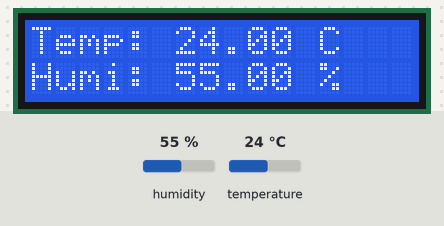
The sketch below on a simulated Arduino Uno, built with avr-gcc and run on an emulated ATmega328P. Shown: 16×2 character LCD. Inputs (shaded band) come from the test bench; at power-on: humidity 55 %, temperature 24 °C.

Above: at 1.7 s.
1.8 s: humidity set to 22 %
At 2.5 s:
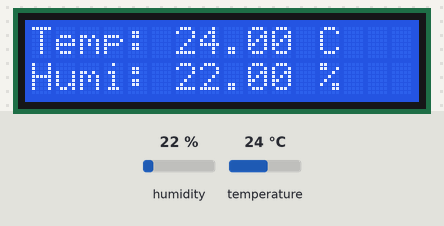
3.6 s: temperature set to 12 °C
At 4.9 s:
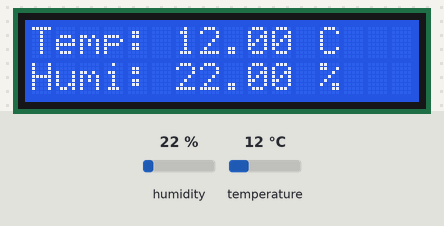
6.6 s: humidity set to 40 %
At 7.2 s:
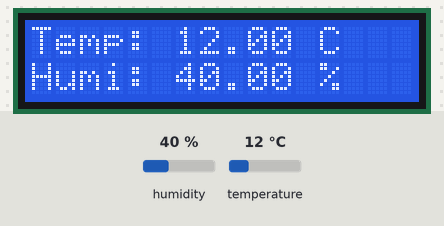
8.2 s: temperature set to 19 °C
At 9.5 s:
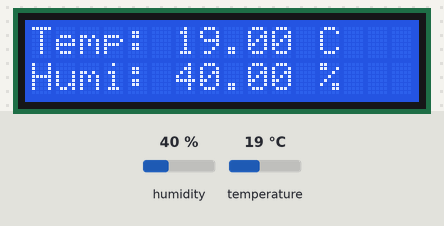
Timing chart, 0 to 11.2 s (numbered marks = the images above; inputs shaded):
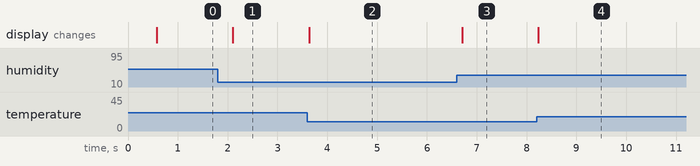

Measured:
- after the input at 1.8 s, the display: changes after 0.31 s (image 1)
- after the input at 3.6 s, the display: changes at once (image 2)
- after the input at 6.6 s, the display: changes after 0.10 s (image 3)
- after the input at 8.2 s, the display: changes at once (image 4)

The sketch:

009-display-LCD.ino
```cpp
#include <LiquidCrystal.h>
#include<DHT.h>
#include<DHT_U.h>

#define DHTTYPE DHT11
#define DHTPIN 2

LiquidCrystal lcd(8, 9, 4, 5, 6, 7);
DHT_Unified dht(DHTPIN, DHTTYPE);
uint32_t delayMS = 500;

void setup()
{
    dht.begin();
    sensor_t sensor;
    lcd.begin(16, 2);
    delay(500);
}

void loop()
{
    sensors_event_t event;
    dht.temperature().getEvent(&event);

    lcd.clear();
    if(!isnan(event.temperature))
    {
        lcd.setCursor(0, 0);
        lcd.print("Temp: ");
        lcd.print(event.temperature);
        lcd.print(" C");
    }

    dht.humidity().getEvent(&event);
    if(!isnan(event.relative_humidity))
    {
        lcd.setCursor(0, 1);
        lcd.print("Humi: ");
        lcd.print(event.relative_humidity);
        lcd.print(" %");
    }

    delay(delayMS);
}
```
